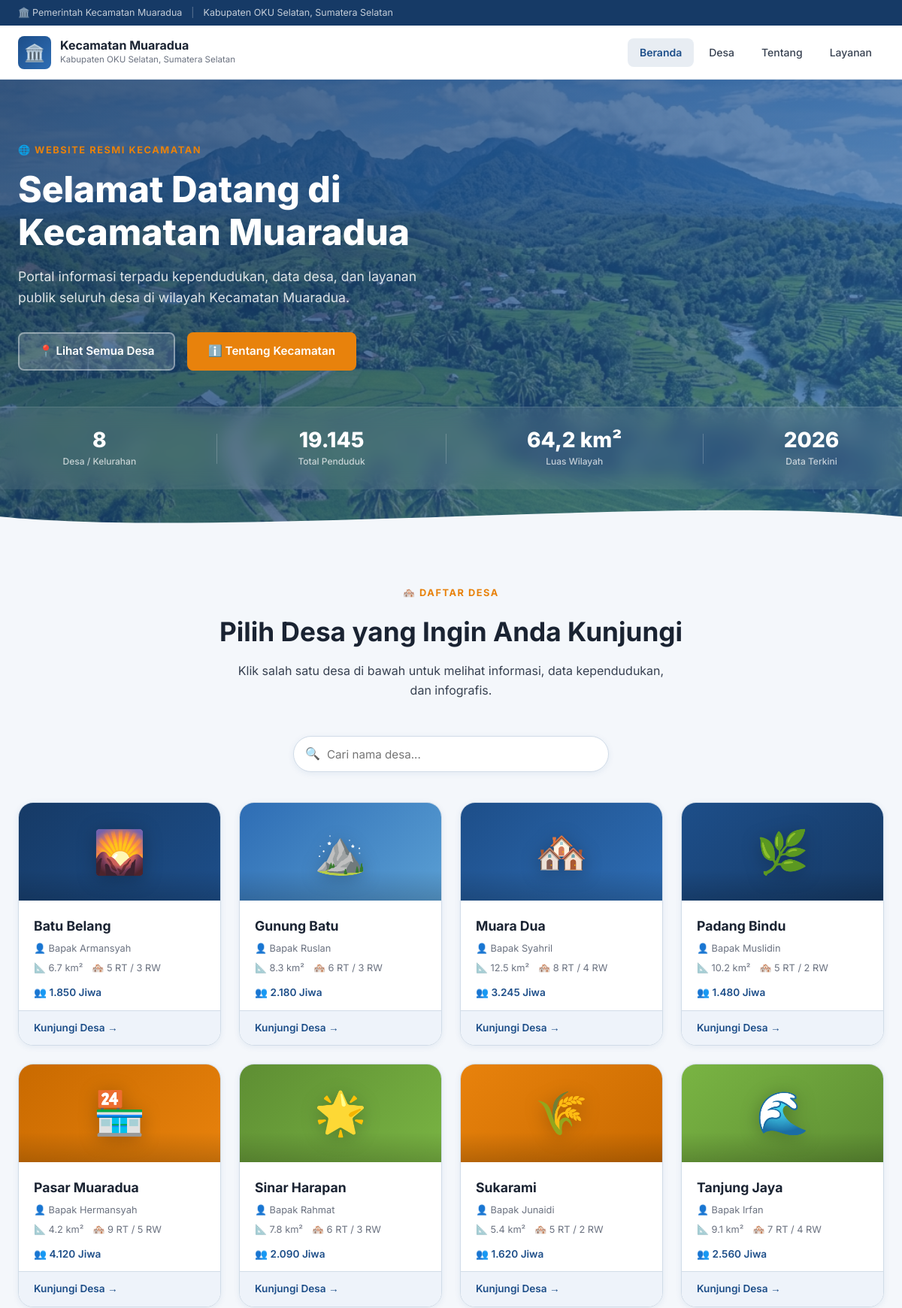
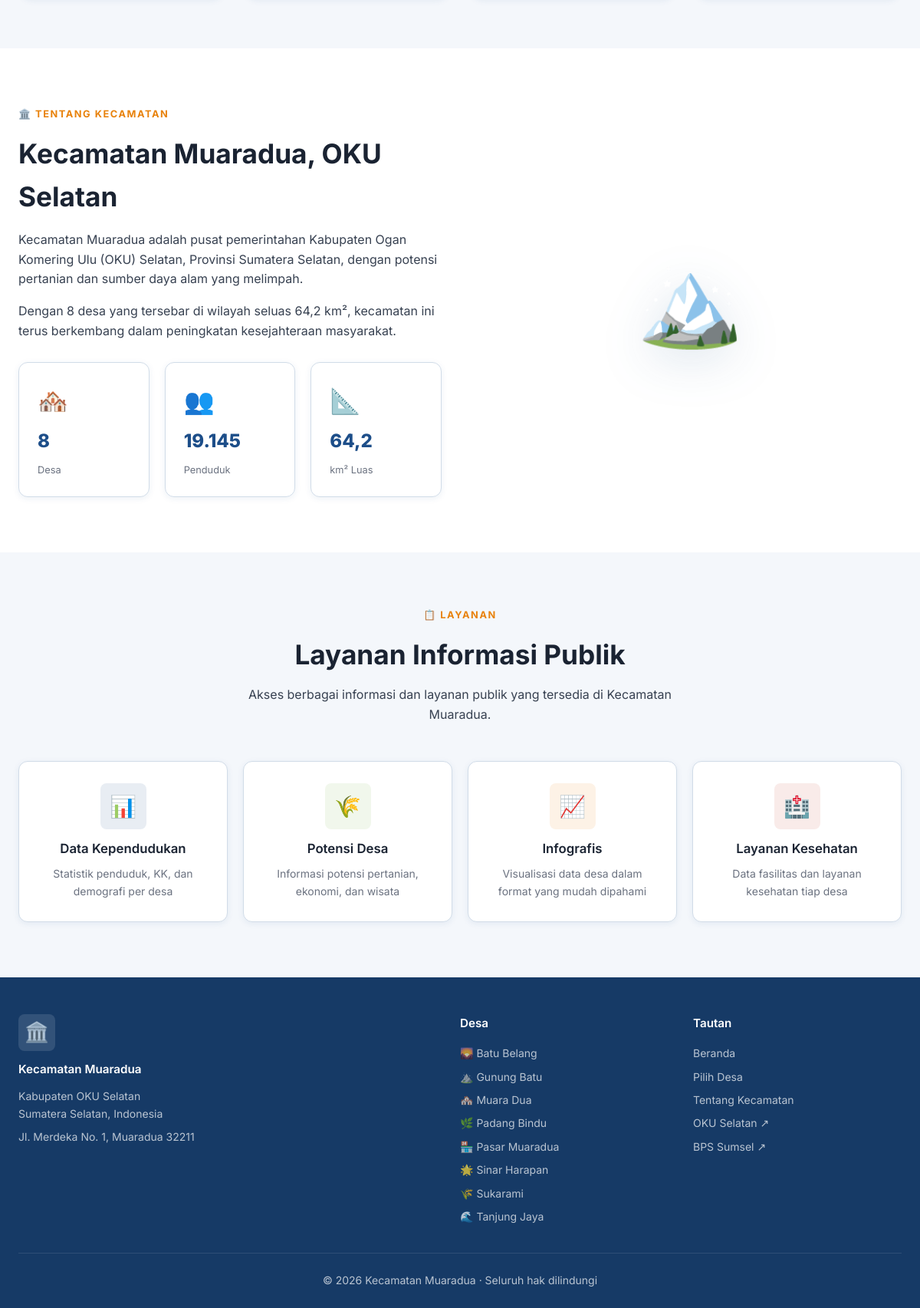
The page / on the database its author committed (2 pictures, top to bottom).
### tables this page shows
CREATE TABLE IF NOT EXISTS desa (
    id              INT AUTO_INCREMENT PRIMARY KEY,
    slug            VARCHAR(50)  NOT NULL UNIQUE,
    nama            VARCHAR(100) NOT NULL,
    kepala_desa     VARCHAR(100) NOT NULL,
    penduduk_total  INT          NOT NULL DEFAULT 0,
    luas_wilayah    VARCHAR(20)  NOT NULL DEFAULT '0 km²',
    jumlah_kk       INT          NOT NULL DEFAULT 0,
    jumlah_rt       INT          NOT NULL DEFAULT 0,
    jumlah_rw       INT          NOT NULL DEFAULT 0,
    kode_pos        VARCHAR(10)  NOT NULL DEFAULT '32211',
    emoji           VARCHAR(10)  NOT NULL DEFAULT '🏘️',
    color_gradient  VARCHAR(100) NOT NULL DEFAULT 'linear-gradient(135deg,#1D4E89,#2E6DB4)',
    deskripsi       TEXT,
    alamat          VARCHAR(200),
    created_at      TIMESTAMP    DEFAULT CURRENT_TIMESTAMP,
    updated_at      TIMESTAMP    DEFAULT CURRENT_TIMESTAMP ON UPDATE CURRENT_TIMESTAMP
);

### config/helpers.php (called while the page is built, shortened)
<?php
function e(string $str): string {
    return htmlspecialchars($str, ENT_QUOTES, 'UTF-8');
}
function fmtNum($n): string {
    return number_format((int)$n, 0, ',', '.');
}

### index.php (the view, shortened to what this page needs)
<?php
require_once 'config/db.php';
require_once 'config/helpers.php';
$stmt  = $pdo->query("SELECT * FROM desa ORDER BY nama ASC");
$desas = $stmt->fetchAll();
$totalPenduduk = $pdo->query("SELECT IFNULL(SUM(penduduk_total),0) FROM desa")->fetchColumn();
$totalDesa     = count($desas);
?>
<!DOCTYPE html>
<html lang="id">
<head>
  <link rel="stylesheet" href="css/style.css"/>
</head>
<body>
  <div class="kec-topbar">
    <div class="container">
      <span>🏛️ Pemerintah Kecamatan Muaradua</span>
      <span class="kec-topbar-sep">|</span>
      <span>Kabupaten OKU Selatan, Sumatera Selatan</span>
    </div>
  </div>
  <header class="kec-header">
    <div class="container">
      <a href="index.php" class="kec-brand">
        <div class="kec-brand-icon">🏛️</div>
        <div>
          <div class="kec-brand-title">Kecamatan Muaradua</div>
          <div class="kec-brand-sub">Kabupaten OKU Selatan, Sumatera Selatan</div>
        </div>
      </a>
      <nav class="kec-nav">
        <a href="index.php" class="active">Beranda</a>
        <a href="#desa">Desa</a>
        <a href="#tentang">Tentang</a>
        <a href="#layanan">Layanan</a>
      </nav>
    </div>
  </header>
  <section class="hero">
    <div class="container hero-content animate-fade-in-up">
      <div class="eyebrow">🌐 Website Resmi Kecamatan</div>
      <h1>Selamat Datang di<br/>Kecamatan Muaradua</h1>
      <p style="color:rgba(255,255,255,.85);font-size:1.1rem;max-width:560px;margin-top:1rem;">
        Portal informasi terpadu kependudukan, data desa, dan layanan publik seluruh desa di wilayah Kecamatan Muaradua.
      </p>
      <div class="hero-actions animate-fade-in-up delay-2">
        <a href="#desa" class="btn btn-ghost">📍 Lihat Semua Desa</a>
        <a href="#tentang" class="btn btn-accent">ℹ️ Tentang Kecamatan</a>
      </div>
    </div>
    <div class="hero-stats animate-fade-in-up delay-3">
      <div class="container">
        <div class="hero-stats-inner">
          <div class="hero-stat-item">
            <div class="hero-stat-val"><?= $totalDesa ?></div>
            <div class="hero-stat-lbl">Desa / Kelurahan</div>
          </div>
          <div class="hero-stat-item">
            <div class="hero-stat-val"><?= fmtNum($totalPenduduk) ?></div>
            <div class="hero-stat-lbl">Total Penduduk</div>
          </div>
          <div class="hero-stat-item">
            <div class="hero-stat-val">64,2 km²</div>
            <div class="hero-stat-lbl">Luas Wilayah</div>
          </div>
          <div class="hero-stat-item">
            <div class="hero-stat-val"><?= date('Y') ?></div>
            <div class="hero-stat-lbl">Data Terkini</div>
          </div>
        </div>
      </div>
    </div>
    <div class="hero-wave">
      <svg xmlns="http://www.w3.org/2000/svg" viewBox="0 0 1440 70" preserveAspectRatio="none">
        <path fill="#F4F7FB" d="M0,35 C360,70 1080,0 1440,35 L1440,70 L0,70 Z"/>
      </svg>
    </div>
  </section>
  <section id="desa" style="padding:4rem 0;">
    <div class="container">
      <div class="section-header">
        <div class="eyebrow">🏘️ Daftar Desa</div>
        <h2>Pilih Desa yang Ingin Anda Kunjungi</h2>
        <p>Klik salah satu desa di bawah untuk melihat informasi, data kependudukan, dan infografis.</p>
      </div>
      <div class="kec-search">
        <span class="kec-search-icon">🔍</span>
        <input type="text" id="searchDesa" class="kec-search-input" placeholder="Cari nama desa..." oninput="filterDesa(this.value)"/>
      </div>
      <div class="kec-village-grid" id="desaGrid">
        <?php foreach($desas as $d): ?>
        <a href="muaradua/<?= e($d['slug']) ?>/index.php" class="kec-village-card" data-nama="<?= strtolower(e($d['nama'])) ?>">
          <div class="kec-village-card-top" style="background:<?= e($d['color_gradient']) ?>">
            <div class="kec-village-card-emoji"><?= e($d['emoji']) ?></div>
          </div>
          <div class="kec-village-card-body">
            <h3 class="kec-village-card-name"><?= e($d['nama']) ?></h3>
            <div class="kec-village-card-meta">
              <span>👤 <?= e($d['kepala_desa']) ?></span>
            </div>
            <div class="kec-village-card-meta">
              <span>📐 <?= e($d['luas_wilayah']) ?></span>
              <span>🏘️ <?= (int)$d['jumlah_rt'] ?> RT / <?= (int)$d['jumlah_rw'] ?> RW</span>
            </div>
            <div class="kec-village-card-stat">👥 <?= fmtNum($d['penduduk_total']) ?> Jiwa</div>
          </div>
          <div class="kec-village-card-footer">Kunjungi Desa →</div>
        </a>
        <?php endforeach; ?>
      </div>
    </div>
  </section>
  <section id="tentang" style="background:var(--white);padding:4.5rem 0;">
    <div class="container">
      <div class="grid-2" style="gap:3rem;align-items:center;">
        <div class="animate-fade-in-up">
          <div class="eyebrow">🏛️ Tentang Kecamatan</div>
          <h2 style="margin-bottom:1rem;">Kecamatan Muaradua, OKU Selatan</h2>
          <p style="margin-bottom:1rem;">Kecamatan Muaradua adalah pusat pemerintahan Kabupaten Ogan Komering Ulu (OKU) Selatan, Provinsi Sumatera Selatan, dengan potensi pertanian dan sumber daya alam yang melimpah.</p>
          <p>Dengan <?= $totalDesa ?> desa yang tersebar di wilayah seluas 64,2 km², kecamatan ini terus berkembang dalam peningkatan kesejahteraan masyarakat.</p>
          <div class="stats-grid" style="margin-top:1.75rem;grid-template-columns:1fr 1fr 1fr;">
            <div class="stat-card" style="flex-direction:column;gap:.5rem;text-align:center;">
              <div style="font-size:2rem;">🏘️</div>
              <div style="font-size:1.5rem;font-weight:800;color:var(--primary)"><?= $totalDesa ?></div>
              <div style="font-size:.8rem;color:var(--text-light)">Desa</div>
            </div>
            <div class="stat-card" style="flex-direction:column;gap:.5rem;text-align:center;">
              <div style="font-size:2rem;">👥</div>
              <div style="font-size:1.5rem;font-weight:800;color:var(--primary)"><?= fmtNum($totalPenduduk) ?></div>
              <div style="font-size:.8rem;color:var(--text-light)">Penduduk</div>
            </div>
            <div class="stat-card" style="flex-direction:column;gap:.5rem;text-align:center;">
              <div style="font-size:2rem;">📐</div>
              <div style="font-size:1.5rem;font-weight:800;color:var(--primary)">64,2</div>
              <div style="font-size:.8rem;color:var(--text-light)">km² Luas</div>
            </div>
          </div>
        </div>
        <div style="text-align:center;font-size:7rem;filter:drop-shadow(0 12px 32px rgba(29,78,137,.15))">🏔️</div>
      </div>
    </div>
  </section>
  <section id="layanan" style="padding:4.5rem 0;">
    <div class="container">
      <div class="section-header">
        <div class="eyebrow">📋 Layanan</div>
        <h2>Layanan Informasi Publik</h2>
        <p>Akses berbagai informasi dan layanan publik yang tersedia di Kecamatan Muaradua.</p>
      </div>
      <div class="grid-4">
        <div class="kec-service-card">
          <div class="kec-service-icon" style="background:rgba(29,78,137,.1);color:var(--primary)">📊</div>
          <h4>Data Kependudukan</h4>
          <p>Statistik penduduk, KK, dan demografi per desa</p>
        </div>
        <div class="kec-service-card">
          <div class="kec-service-icon" style="background:rgba(121,180,67,.1);color:var(--green-dark)">🌾</div>
          <h4>Potensi Desa</h4>
          <p>Informasi potensi pertanian, ekonomi, dan wisata</p>
        </div>
        <div class="kec-service-card">
          <div class="kec-service-icon" style="background:rgba(232,130,12,.1);color:var(--accent-dark)">📈</div>
          <h4>Infografis</h4>
          <p>Visualisasi data desa dalam format yang mudah dipahami</p>
        </div>
        <div class="kec-service-card">
          <div class="kec-service-icon" style="background:rgba(192,57,43,.1);color:var(--red)">🏥</div>
          <h4>Layanan Kesehatan</h4>
          <p>Data fasilitas dan layanan kesehatan tiap desa</p>
        </div>
      </div>
    </div>
  </section>
  <footer class="footer">
    <div class="container">
      <div class="footer-grid">
        <div>
          <div class="footer-logo">🏛️</div>
          <h4>Kecamatan Muaradua</h4>
          <p>Kabupaten OKU Selatan<br/>Sumatera Selatan, Indonesia</p>
          <p style="margin-top:.5rem;">Jl. Merdeka No. 1, Muaradua 32211</p>
        </div>
        <div>
          <h4>Desa</h4>
          <ul>
            <?php foreach($desas as $d): ?>
            <li><a href="muaradua/<?= e($d['slug']) ?>/index.php"><?= e($d['emoji']) ?> <?= e($d['nama']) ?></a></li>
            <?php endforeach; ?>
          </ul>
        </div>
        <div>
          <h4>Tautan</h4>
          <ul>
            <li><a href="index.php">Beranda</a></li>
            <li><a href="#desa">Pilih Desa</a></li>
            <li><a href="#tentang">Tentang Kecamatan</a></li>
            <li><a href="https://www.okuselatankab.go.id" target="_blank" rel="noopener">OKU Selatan ↗</a></li>
            <li><a href="https://sumsel.bps.go.id" target="_blank" rel="noopener">BPS Sumsel ↗</a></li>
          </ul>
        </div>
      </div>
      <div class="footer-bottom">
        <p>&copy; <?= date('Y') ?> Kecamatan Muaradua &middot; Seluruh hak dilindungi</p>
      </div>
    </div>
  </footer>
</body>
</html>

### rows shown on the page
desa: emoji "🌄", nama "Batu Belang", kepala_desa "Bapak Armansyah", luas_wilayah "6.7 km²", jumlah_rt "5", jumlah_rw "3", penduduk_total "1.850"
desa: emoji "⛰️", nama "Gunung Batu", kepala_desa "Bapak Ruslan", luas_wilayah "8.3 km²", jumlah_rt "6", jumlah_rw "3", penduduk_total "2.180"
desa: emoji "🏘️", nama "Muara Dua", kepala_desa "Bapak Syahril", luas_wilayah "12.5 km²", jumlah_rt "8", jumlah_rw "4", penduduk_total "3.245"
desa: emoji "🌿", nama "Padang Bindu", kepala_desa "Bapak Muslidin", luas_wilayah "10.2 km²", jumlah_rt "5", jumlah_rw "2", penduduk_total "1.480"
desa: emoji "🏪", nama "Pasar Muaradua", kepala_desa "Bapak Hermansyah", luas_wilayah "4.2 km²", jumlah_rt "9", jumlah_rw "5", penduduk_total "4.120"
desa: emoji "🌟", nama "Sinar Harapan", kepala_desa "Bapak Rahmat", luas_wilayah "7.8 km²", jumlah_rt "6", jumlah_rw "3", penduduk_total "2.090"
desa: emoji "🌾", nama "Sukarami", kepala_desa "Bapak Junaidi", luas_wilayah "5.4 km²", jumlah_rt "5", jumlah_rw "2", penduduk_total "1.620"
desa: emoji "🌊", nama "Tanjung Jaya", kepala_desa "Bapak Irfan", luas_wilayah "9.1 km²", jumlah_rt "7", jumlah_rw "4", penduduk_total "2.560"

### other values the page prints
$totalDesa "8"
fmtNum($totalPenduduk) "19.145"
